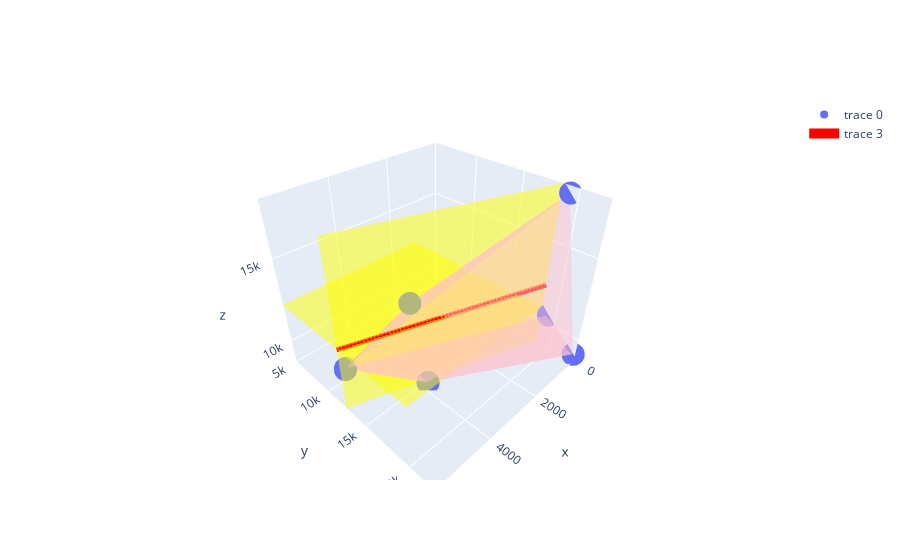

The cell this chart's notebook holds for it:
### Code cell
fig = go.Figure()

fig.add_trace(go.Scatter3d(x=data_detail_full[:,0],
                          y=data_detail_full[:,1],
                          z=data_detail_full[:,2],
                          mode='markers'))

fig.add_trace(go.Mesh3d(x=p1[:,0],y=p1[:,1],z=p1[:,2],opacity=0.5,color='yellow'))
fig.add_trace(go.Mesh3d(x=p2[:,0],y=p2[:,1],z=p2[:,2],opacity=0.5,delaunayaxis='x',color='yellow'))
fig.add_trace(go.Scatter3d(x=l1[:,0],y=l1[:,1],z=l1[:,2],opacity=1,mode='lines',line=dict(color='red',width=10)))


points = hull_full.points
for s in hull_full.simplices:
    s = np.append(s, s[0])  # Here we cycle back to the first coordinate
    fig.add_trace(go.Mesh3d(x=points[s, 0], 
                                y=points[s, 1], 
                                z=points[s, 2],
                                opacity=0.5,
                                color='pink'
                                ))
fig.update_layout(scene = dict(
                     xaxis = dict(nticks=4, range=[0,6000],),
                     yaxis = dict(nticks=4, range=[5000,22500],),
                     zaxis = dict(nticks=4, range=[8500,18000],),),
                 )

fig.show()

### Figure 1 — Plotly figure (JSON) as saved in the notebook; plotly's stock layout.template omitted (floating-point values rounded to 4 significant figures)
{"data": [{"mode": "markers", "type": "scatter3d", "x": [0, 5494.0, 3879.0, 5508.0, 0, 0, 0, 0, 0, 3943.0, 0, 0, 0, 5508.0, 0, 0, 0, 0, 0, 0, 0, 0], "y": [19240.0, 10730.0, 15460.0, 10770.0, 22280.0, 19240.0, 19240.0, 19240.0, 22280.0, 13770.0, 19240.0, 19240.0, 19240.0, 10770.0, 19240.0, 19240.0, 22280.0, 22280.0, 22280.0, 19240.0, 19240.0, 19240.0], "z": [17660.0, 9814.0, 8814.0, 9775.0, 8911.0, 17660.0, 10580.0, 10580.0, 8911.0, 13360.0, 17660.0, 17660.0, 10580.0, 9775.0, 10580.0, 10580.0, 8911.0, 8911.0, 8911.0, 17660.0, 17660.0, 17660.0]}, {"color": "yellow", "opacity": 0.5, "type": "mesh3d", "x": [1000, 20000, 1000, 20000], "y": [1001, 1001, 20000, 20000], "z": [12360.0, 12360.0, 12360.0, 12360.0]}, {"color": "yellow", "delaunayaxis": "x", "opacity": 0.5, "type": "mesh3d", "x": [17560.0, 17560.0, -1438.0, -1438.0], "y": [1000, 981, 19999, 19980], "z": [1000, 20000, 1000, 20000]}, {"line": {"color": "red", "width": 10}, "mode": "lines", "opacity": 1, "type": "scatter3d", "x": [17560.0, 17560.0, -1438.0, -1438.0], "y": [1001, 1001, 20000, 20000], "z": [12360.0, 12360.0, 12360.0, 12360.0]}, {"color": "pink", "opacity": 0.5, "type": "mesh3d", "x": [3879.0, 0, 0, 3879.0], "y": [15460.0, 22280.0, 19240.0, 15460.0], "z": [8814.0, 8911.0, 17660.0, 8814.0]}, {"color": "pink", "opacity": 0.5, "type": "mesh3d", "x": [0, 0, 0, 0], "y": [19240.0, 22280.0, 19240.0, 19240.0], "z": [10580.0, 8911.0, 17660.0, 10580.0]}, {"color": "pink", "opacity": 0.5, "type": "mesh3d", "x": [3943.0, 3879.0, 5508.0, 3943.0], "y": [13770.0, 15460.0, 10770.0, 13770.0], "z": [13360.0, 8814.0, 9775.0, 13360.0]}, {"color": "pink", "opacity": 0.5, "type": "mesh3d", "x": [3943.0, 3879.0, 0, 3943.0], "y": [13770.0, 15460.0, 19240.0, 13770.0], "z": [13360.0, 8814.0, 17660.0, 13360.0]}, {"color": "pink", "opacity": 0.5, "type": "mesh3d", "x": [5494.0, 0, 0, 5494.0], "y": [10730.0, 19240.0, 19240.0, 10730.0], "z": [9814.0, 10580.0, 17660.0, 9814.0]}, {"color": "pink", "opacity": 0.5, "type": "mesh3d", "x": [5494.0, 3943.0, 0, 5494.0], "y": [10730.0, 13770.0, 19240.0, 10730.0], "z": [9814.0, 13360.0, 17660.0, 9814.0]}, {"color": "pink", "opacity": 0.5, "type": "mesh3d", "x": [5494.0, 3943.0, 5508.0, 5494.0], "y": [10730.0, 13770.0, 10770.0, 10730.0], "z": [9814.0, 13360.0, 9775.0, 9814.0]}, {"color": "pink", "opacity": 0.5, "type": "mesh3d", "x": [5494.0, 3879.0, 0, 5494.0], "y": [10730.0, 15460.0, 22280.0, 10730.0], "z": [9814.0, 8814.0, 8911.0, 9814.0]}, {"color": "pink", "opacity": 0.5, "type": "mesh3d", "x": [5494.0, 3879.0, 5508.0, 5494.0], "y": [10730.0, 15460.0, 10770.0, 10730.0], "z": [9814.0, 8814.0, 9775.0, 9814.0]}, {"color": "pink", "opacity": 0.5, "type": "mesh3d", "x": [5494.0, 0, 0, 5494.0], "y": [10730.0, 19240.0, 22280.0, 10730.0], "z": [9814.0, 10580.0, 8911.0, 9814.0]}], "layout": {"scene": {"xaxis": {"nticks": 4, "range": [0, 6000]}, "yaxis": {"nticks": 4, "range": [5000, 22500]}, "zaxis": {"nticks": 4, "range": [8500, 18000]}}}}
